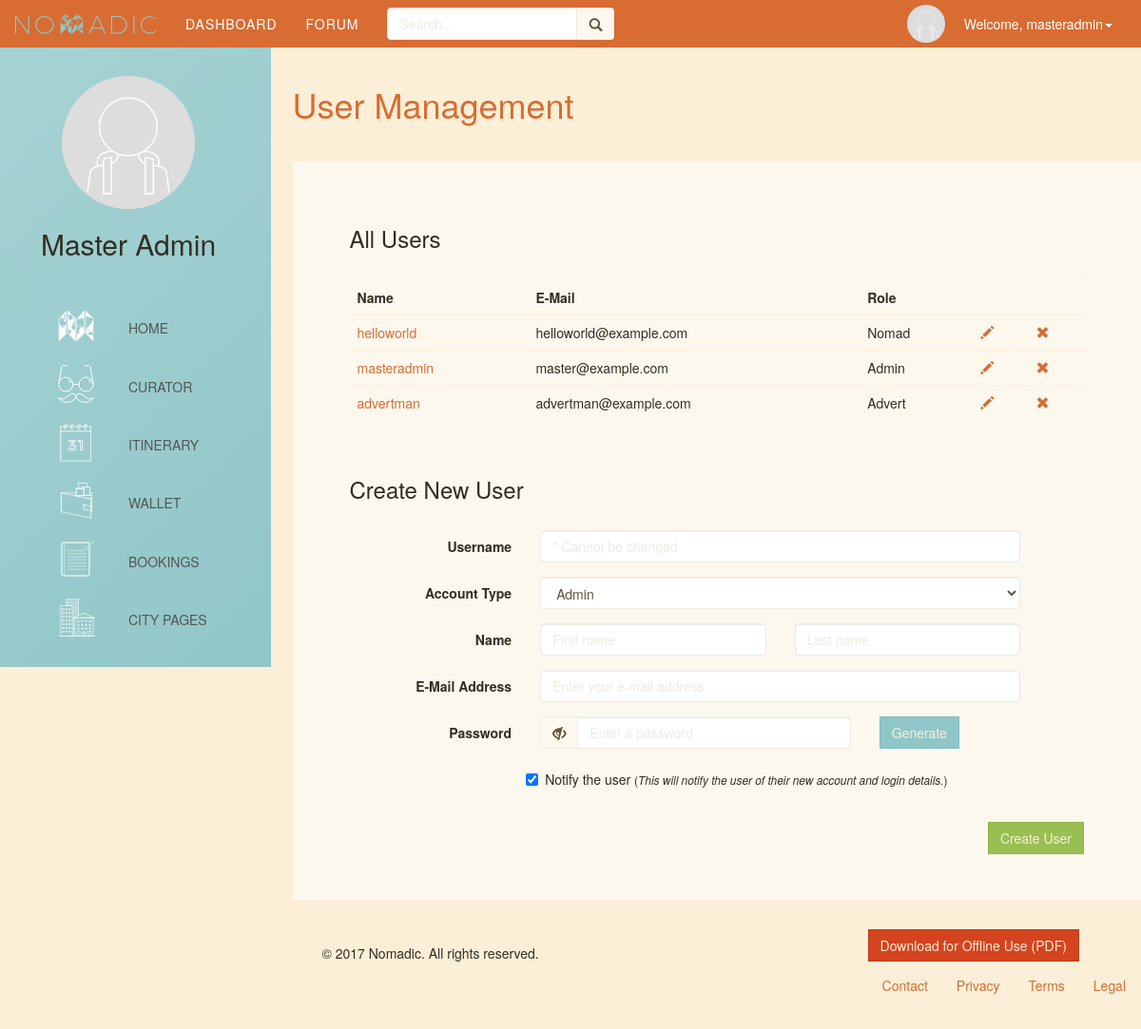
/users.php (signed in), run on the app's committed database.
### tables this page shows
CREATE TABLE `users` (
  `id` varchar(13) NOT NULL,
  `username` varchar(45) NOT NULL,
  `firstname` varchar(45) NOT NULL,
  `lastname` varchar(45) DEFAULT NULL,
  `email` varchar(45) NOT NULL,
  `password` varchar(255) NOT NULL,
  `birthday` date DEFAULT NULL,
  `points` int(11) DEFAULT NULL,
  `passport` varchar(45) DEFAULT NULL,
  `user_roles_id` int(11) NOT NULL DEFAULT '2'
);

CREATE TABLE `user_roles` (
  `id` int(11) NOT NULL,
  `name` varchar(45) DEFAULT NULL
);

### Classes/Users.php (called while the page is built, shortened)
<?php
class Users {
    private $db;
    public function __construct($db) {
        $this->db = $db;
    }
    public function allUsernames() {
        $db = $this->db;
        $query = "SELECT * FROM users";
        $getStmt = $db->prepare($query);
        $getStmt->execute();
        $users = $getStmt->fetchAll(PDO::FETCH_OBJ);
        return $users;
    }
    public function getUserRoles() {
        $db = $this->db;
        $query = "SELECT * FROM user_roles";
        $getStmt = $db->prepare($query);
        $getStmt->execute();
        $users = $getStmt->fetchAll(PDO::FETCH_OBJ);
        return $users;
    }
}
?>

### users.php (the view, shortened to what this page needs)
<?php
require_once "includes/header.php";
$usernames = $users->allUsernames();
$userRoles = $users->getUserRoles();
?>
<h1><a href="users.php">User Management</a></h1>
<div class="jumbotron">
<?php
if ($_SESSION["user"]["class"] == 1) {
    ?>
    <h3>All Users</h3><br>
    <table class="table table-hover">
        <tr class="table-disabled"><th>Name</th><th>E-Mail</th><th>Role</th><th></th><th></th></tr>
    <?php
    foreach ($usernames as $u) {
        echo "<tr><td><a href='users.php?edit=".$u->username."'>".$u->username."</a></td>";
        echo "<td>".$u->email."</td><td>";
        foreach($userRoles as $r) {
            if ($u->user_roles_id == $r->id) {
                echo ucfirst($r->name);
                break;
            } else {
                continue;
            }
        }
        echo "</td><td><a href='users.php?edit=".$u->username."' data-toggle='tooltip' data-placement='top' title='Edit/Details'><span class='glyphicon glyphicon-pencil' aria-hidden='true'></span></a></td><td><a href='users.php?delete=".$u->username."' data-toggle='tooltip' data-placement='top' title='Delete'><span class='glyphicon glyphicon-remove' aria-hidden='true'></span></a></td></tr>";
    }
    ?>
    </table><br>
    <?php if(isset($_GET["edit"])) {
        echo "<h3>Edit User</h3><br>";
        $user_info = $users->getUser($_GET["edit"]);
        include_once "includes/usrmgForm.php";
    ?>
        <input type="hidden" name="id" value="<?php echo $_GET["edit"];?>">
        <br><div class="text-right formcol"><input type="submit" name="update_user" class="btn btn-success" value="Update"></div>
        </form>
    <?php } else {
        echo "<h3>Create New User</h3><br>";
        include_once "includes/usrmgForm.php";
    ?>
        <br><div class="text-right formcol"><input type="submit" name="add_user" class="btn btn-success" value="Create User"></div></form>
    <?php } ?>
</div>
<?php
} else {
    redirect("permission.php");
}
include_once "includes/dash.php";
require_once "includes/footer.php";
?>

### css/style.css (style rules this page uses)
h1, h2 { margin-bottom: 40px; }
body { overflow-x: hidden; }
.jumbotron { border-radius: 0; }
.formcol { padding: 0; margin: 0; }
.table-hover tr { cursor: pointer; }

### data on the page
users: username "helloworld", email "helloworld@example.com"
user_roles: name "Nomad"
users: username "masteradmin", email "master@example.com"
user_roles: name "Admin"
users: username "advertman", email "advertman@example.com"
user_roles: name "Advert"

### other printed values
$_SESSION["user"]["username"] "masteradmin"
$_SESSION["user"]["firstname"] "Master"
$_SESSION["user"]["lastname"] "Admin"
$site_title "Nomadic"
form field role "Admin"
